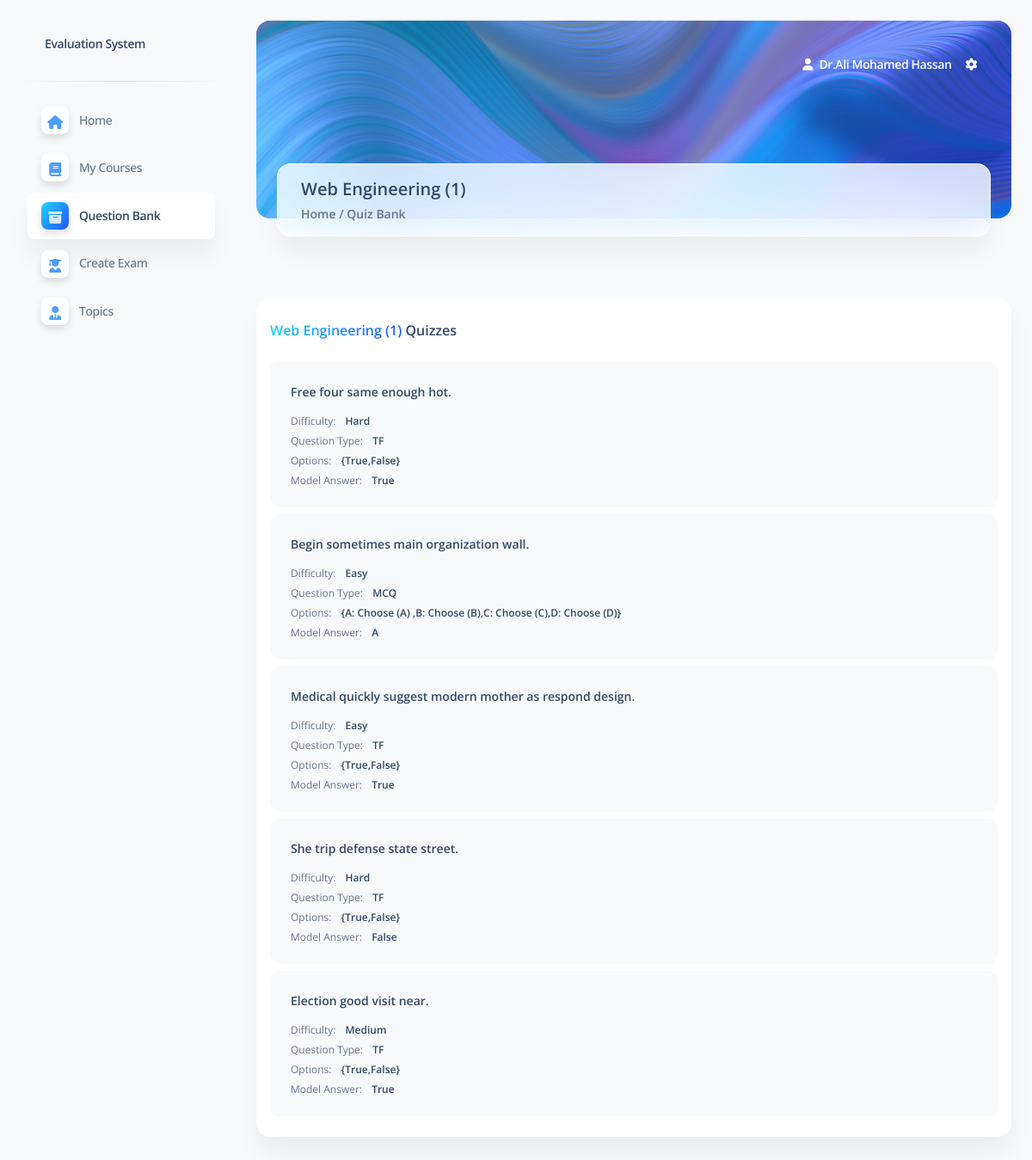
The app's page /pages/courseQuestQuiz.php?Quiz_id=91 (signed in) with its own data.
### tables this page shows
CREATE TABLE `courses` (
  `course_id` int(11) NOT NULL,
  `course_name` varchar(100) NOT NULL,
  `teacher_id` int(11) DEFAULT NULL,
  `start_date` date DEFAULT NULL,
  `end_date` date DEFAULT NULL,
  `description` text DEFAULT NULL
);

CREATE TABLE `questions` (
  `question_id` int(11) NOT NULL,
  `question_text` text NOT NULL,
  `question_type` enum('TF','MCQ') NOT NULL,
  `options` varchar(255) DEFAULT NULL,
  `model_answer` varchar(255) DEFAULT NULL,
  `course_id` int(11) DEFAULT NULL,
  `difficulty` enum('Easy','Medium','Hard') DEFAULT NULL,
  `topic_id` int(11) NOT NULL
);

### pages/courseQuestQuiz.php (the view, shortened to what this page needs)
<?php
include ('config.php');
$quiz_id = isset($_GET['Quiz_id']) ? $_GET['Quiz_id'] : 0;
$course_name = '';
$sql_course = "SELECT courses.course_name FROM courses
               JOIN quizzes ON courses.course_id = quizzes.course_id
               WHERE quizzes.quiz_id = '$quiz_id'";
$result_course = $dbconn->query($sql_course);
if ($result_course->num_rows > 0) {
    $row_course = $result_course->fetch_assoc();
    $course_name = $row_course['course_name'];
}
$sql = "SELECT questions.* FROM questions
        JOIN question_quiz ON questions.question_id = question_quiz.question_id
        WHERE question_quiz.quiz_id = '$quiz_id'";
$result = $dbconn->query($sql);
?>
<!DOCTYPE html>
<html lang="en">
<head>
  <link href="../assets/css/nucleo-icons.css" rel="stylesheet" />
  <link href="../assets/css/nucleo-svg.css" rel="stylesheet" />
  <link href="../assets/css/nucleo-svg.css" rel="stylesheet" />
  <link id="pagestyle" href="../assets/css/soft-ui-dashboard.css?v=1.0.7" rel="stylesheet" />
  <link rel="stylesheet" href="https://cdnjs.cloudflare.com/ajax/libs/font-awesome/6.3.0/css/all.min.css"
 />
</head>
<body class="g-sidenav-show  bg-gray-100">
  <aside class="sidenav navbar navbar-vertical navbar-expand-xs border-0 border-radius-xl my-3 fixed-start ms-3 "
    id="sidenav-main">
    <div class="sidenav-header">
      <a class="navbar-brand m-0" href="index.php" target="_blank">
        <span class="ms-1 font-weight-bold">Evaluation System</span>
      </a>
    </div>
    <hr class="horizontal dark mt-0">
    <div class="collapse navbar-collapse  w-auto " id="sidenav-collapse-main">
      <ul class="navbar-nav">
        <li class="nav-item">
          <a class="nav-link" href="myCourses.php">
            <div
              class="icon icon-shape icon-sm shadow border-radius-md bg-white text-center me-2 d-flex align-items-center justify-content-center">
              <i class="fa-solid fa-house fs-6"></i>
            </div>
            <span class="nav-link-text ms-1">Home</span>
          </a>
        </li>
        <li class="nav-item">
          <a class="nav-link" href="myCourses.php">
            <div
              class="icon icon-shape icon-sm shadow border-radius-md bg-white text-center me-2 d-flex align-items-center justify-content-center">
              <i class="fa-solid fa-book fs-6"></i>
            </div>
            <span class="nav-link-text ms-1">My Courses</span>
          </a>
        </li>
        <li class="nav-item">
          <a class="nav-link active" href="courseQuestBank.php">
            <div
              class="icon icon-shape icon-sm shadow border-radius-md bg-white text-center me-2 d-flex align-items-center justify-content-center">
              <i class="fa-solid fa-box-archive fs-6"></i>
            </div>
            <span class="nav-link-text ms-1">Question Bank</span>
          </a>
        </li>
        <li class="nav-item">
          <a class="nav-link " href="courseQuizCreate.php">
            <div
              class="icon icon-shape icon-sm shadow border-radius-md bg-white text-center me-2 d-flex align-items-center justify-content-center">
              <i class="fa-solid fa-user-graduate fs-6"></i>
            </div>
            <span class="nav-link-text ms-1">Create Exam</span>
          </a>
        </li>
        <li class="nav-item">
          <a class="nav-link" href="topics.php">
            <div
              class="icon icon-shape icon-sm shadow border-radius-md bg-white text-center me-2 d-flex align-items-center justify-content-center">
              <i class="fa-solid fa-user-tie fs-6"></i>
            </div>
            <span class="nav-link-text ms-1">Topics</span>
          </a>
        </li>
      </ul>
    </div>
  </aside>
  <main class="main-content position-relative max-height-vh-100 h-100 border-radius-lg ">
    <nav class="navbar navbar-main navbar-expand-lg bg-transparent shadow-none position-absolute px-4 w-100 z-index-2">
      <div class="container-fluid pt-4 pb-2">
        <div class="collapse navbar-collapse me-md-0 me-sm-4 mt-sm-0 mt-2" id="navbar">
          <ul class="navbar-nav justify-content-end">
            <li class="nav-item d-flex align-items-center">
              <a href="javascript:;" class="nav-link text-white font-weight-bold px-0">
                <i class="fa fa-user me-sm-1"></i>
                <span class="d-sm-inline d-none"><?php
                if (isset($_SESSION['StudentName'])) {
                  echo $_SESSION['StudentName'];
                } else if (isset($_SESSION['teacherName'])) {
                  echo $_SESSION['teacherName'];
                }
                ?>
                </span></span>
              </a>
            </li>
            <li class="nav-item dropdown px-3 d-flex align-items-center">
              <a href="javascript:;" class="nav-link text-white p-0" id="dropdownMenuButton" data-bs-toggle="dropdown"
                aria-expanded="false">
                <i class="fa fa-cog cursor-pointer"></i>
              </a>
            </li>
          </ul>
        </div>
      </div>
    </nav>
    <div class="container-fluid">
      <div class="page-header border-radius-xl mt-4"
        style="min-height: 230px !important;background-image: url('../assets/img/curved-images/curved0.jpg'); background-position-y: 50%;">
        <span class="mask bg-gradient-primary opacity-6"></span>
      </div>
      <div class="card card-body blur shadow-blur mx-4 mt-n6 overflow-hidden">
        <div class="row gx-4">
          <div class="col-auto my-auto px-4">
            <div class="h-100">
              <h5 class="mb-1">
              <?php echo htmlspecialchars($course_name); ?>
              </h5>
              <p class="mb-0 font-weight-bold text-sm">
                Home / Quiz Bank
              </p>
            </div>
          </div>
        </div>
      </div>
    </div>
    <div class="container-fluid py-4">
      <div class="row my-4">
        <div class="col-md-12 mt-4">
          <div class="card">
            <div class="card-header pb-0 px-3 d-flex justify-content-between">
              <h6 class="mb-0">
                <span
                  class="text-info text-gradient font-weight-bold"><?php echo htmlspecialchars($course_name); ?></span>
                Quizzes
              </h6>
            </div>
            <div class="card-body pt-4 p-3">
              <ul class="list-group">
                <?php if ($result->num_rows > 0) {
                  while ($row = $result->fetch_assoc()) { ?>
                    <li class="list-group-item border-0 d-flex p-4 mb-2 bg-gray-100 border-radius-lg">
                      <div class="d-flex flex-column">
                        <h6 class="mb-3 text-sm"><?php echo htmlspecialchars($row['question_text']); ?></h6>
                        <span class="mb-2 text-xs">Difficulty: <span
                            class="text-dark font-weight-bold ms-sm-2"><?php echo htmlspecialchars($row['difficulty']); ?></span></span>
                        <span class="mb-2 text-xs">Question Type: <span
                            class="text-dark font-weight-bold ms-sm-2"><?php echo htmlspecialchars($row['question_type']); ?></span></span>
                        <span class="mb-2 text-xs">Options: <span
                            class="text-dark ms-sm-2 font-weight-bold"><?php echo htmlspecialchars($row['options']); ?></span></span>
                        <span class="text-xs">Model Answer: <span
                            class="text-dark ms-sm-2 font-weight-bold"><?php echo htmlspecialchars($row['model_answer']); ?></span></span>
                      </div>
                    </li>
                  <?php }
                } ?>
              </ul>
            </div>
          </div>
        </div>
      </div>
    </div>
  </main>
</body>
</html>

### assets/css/nucleo-svg.css (style rules this page uses)
.icon { display: inline-block; color: #111111; height: 1em; width: 1em; }
.icon-sm { height: 0.8em; width: 0.8em; }
.icon { fill: currentColor; stroke: none; }

### records on screen
courses: course_name "Web Engineering (1)"
questions: question_text "Free four same enough hot.", difficulty "Hard", question_type "TF", options "{True,False}", model_answer "True"
questions: question_text "Begin sometimes main organization wall.", difficulty "Easy", question_type "MCQ", options "{A: Choose (A) ,B: Choose (B),C: Choose (C),D: Choose (D)}", model_answer "A"
questions: question_text "Medical quickly suggest modern mother as respond design.", difficulty "Easy", question_type "TF", options "{True,False}", model_answer "True"
questions: question_text "She trip defense state street.", difficulty "Hard", question_type "TF", options "{True,False}", model_answer "False"
questions: question_text "Election good visit near.", difficulty "Medium", question_type "TF", options "{True,False}", model_answer "True"

### other values on screen
$_SESSION['teacherName'] "Dr.Ali Mohamed Hassan"
